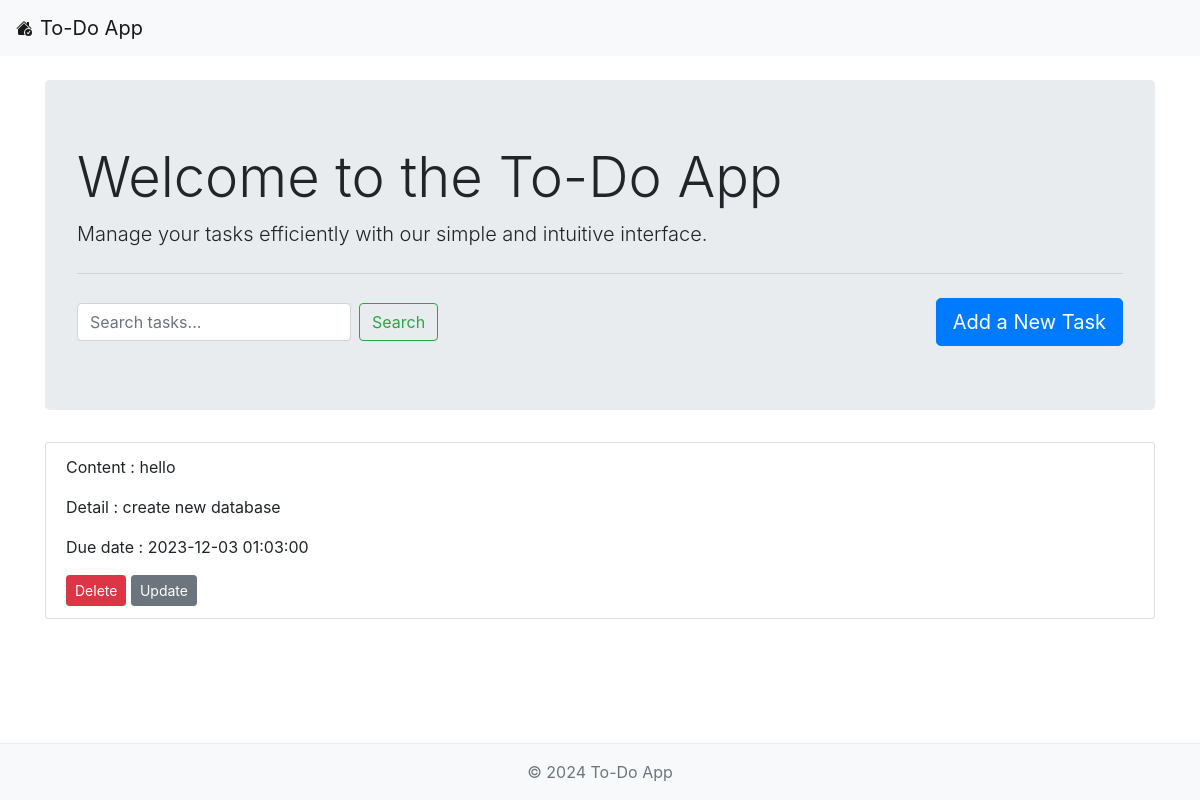
Before: / with the older database file.
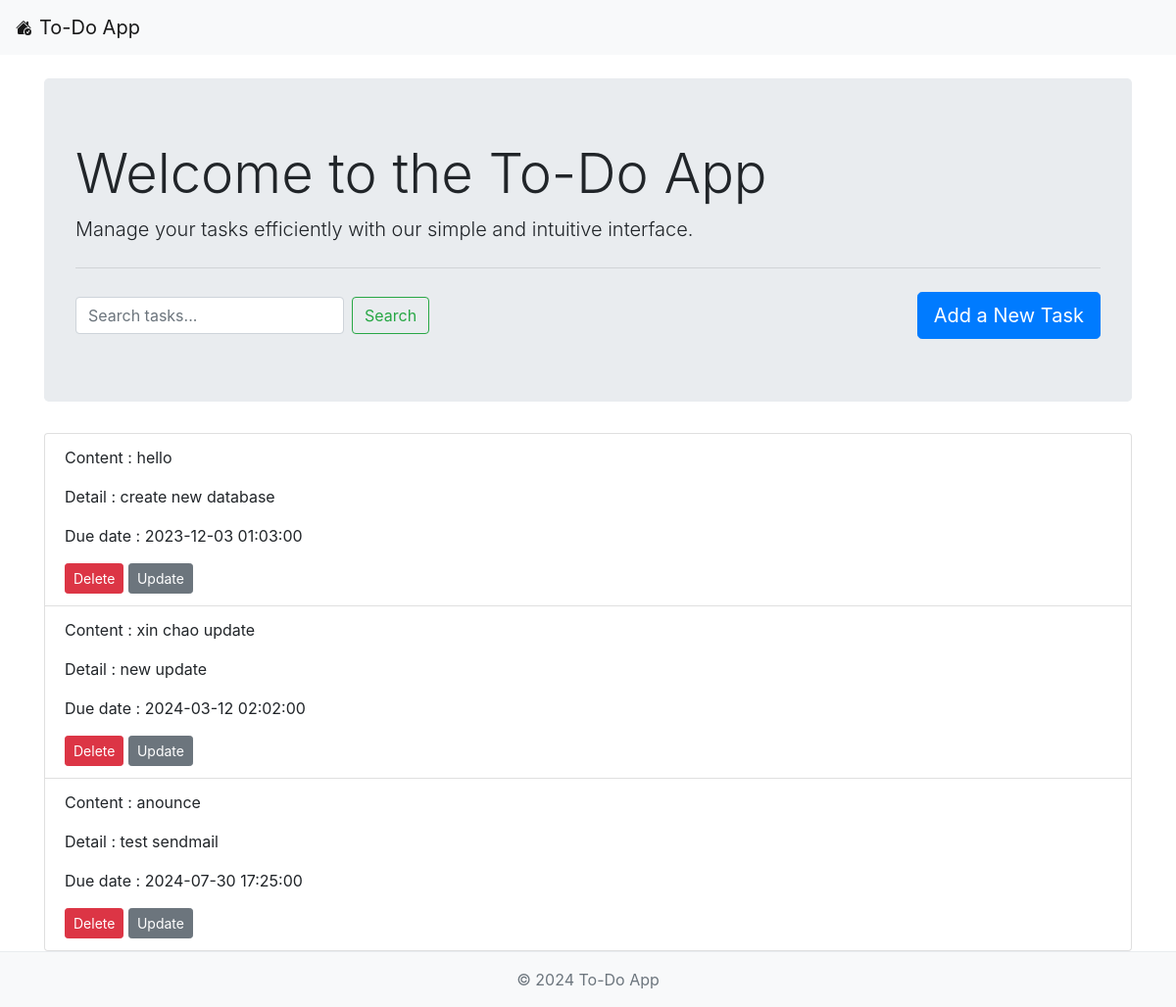
After: the same page with the newer database file.
### models.py (models this page shows, shortened)
class Todo(db.Model):
    id = db.Column(db.Integer, primary_key=True)
    content = db.Column(db.String(200), nullable=False)
    completed = db.Column(db.Boolean, default=False)
    description = db.Column(db.Text, nullable=True)
    due_date = db.Column(db.DateTime, nullable=True)  # 期限を追加

### app.py (the view)
@app.route('/')
def index():
    tasks = Todo.query.all()
    return render_template('index.html', todos=tasks)

### templates/index.html (shortened to what this page needs)
{% extends 'base.html' %}
{% block content %}
<div class="jumbotron">
    <h1 class="display-4">Welcome to the To-Do App</h1>
    <p class="lead">Manage your tasks efficiently with our simple and intuitive interface.</p>
    <hr class="my-4">
    <form class="form-inline my-2 my-lg-0" action="{{ url_for('search') }}" method="GET">
        <input class="form-control mr-sm-2" type="search" placeholder="Search tasks..." name="query">
        <button class="btn btn-outline-success my-2 my-sm-0" type="submit">Search</button>
        <a class="btn btn-primary btn-lg ml-auto" href="{{ url_for('add') }}" role="button">Add a New Task</a>
    </form>
</div>
<div class="list-group">
    {% for todo in todos %}
    <div class="list-group-item">
        <p>Content : {{  todo.content }} </p>
        <p>Detail : {{ todo.description }} </p>
        <p>Due date : {{ todo.due_date }} </p>
        <a href="{{ url_for('delete', id=todo.id) }}" class="btn btn-danger btn-sm">Delete</a>
        <a href="{{ url_for('detail', id=todo.id) }}" class="btn btn-secondary btn-sm">Update</a>
    </div>
    {% endfor %}
</div>
{% endblock %}

### templates/base.html (shortened to what this page needs)
<!DOCTYPE html>
<html lang="en">
<head>
    <link href="https://stackpath.bootstrapcdn.com/bootstrap/4.5.2/css/bootstrap.min.css" rel="stylesheet">
    <link href="{{ url_for('static', filename='css/custom.css') }}" rel="stylesheet">
</head>
<body>
    <nav class="navbar navbar-expand-lg navbar-light bg-light">
        <a class="navbar-brand" href="{{ url_for('index') }}">
            To-Do App
        </a>
    </nav>
    <div class="container mt-4">
        {% block content %}{% endblock %}
    </div>
    <footer class="footer mt-auto py-3 bg-light">
        <div class="container">
            <span class="text-muted">&copy; 2024 To-Do App</span>
        </div>
    </footer>
</body>
</html>

### static/css/custom.css (style rules this page uses)
html, body { height: 100%; margin: 0; }
body { display: flex; flex-direction: column; }
.container { flex: 1; }
.footer { background-color: #f8f9fa; padding: 1rem; text-align: center; border-top: 1px solid #e9ecef; }
.navbar-brand { display: flex; align-items: center; }
.navbar-brand svg { margin-right: 8px; }

Changed rows visible on the page:
added Todo: content "xin chao update", description "new update", due_date "2024-03-12 02:02:00"
added Todo: content "anounce", description "test sendmail", due_date "2024-07-30 17:25:00"
